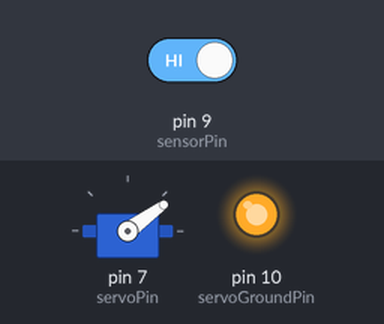
This sketch was run on a simulated Arduino Uno, built with avr-gcc and run on an emulated ATmega328P. Parts: servo, output pins drawn as LEDs (lit = HIGH). Inputs (shaded band) come from the test bench; at power-on: pin 9 (sensorPin) HIGH. The audio player accepts every command and is not drawn.

Above: at 1.2 s.
1.3 s: pin 9 (sensorPin) driven LOW
At 2.25 s:
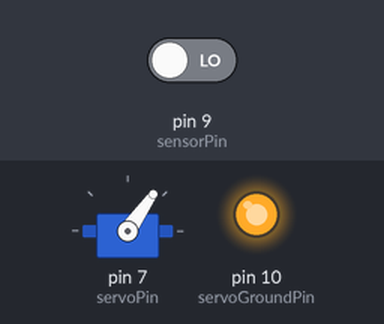
At 4.2 s:
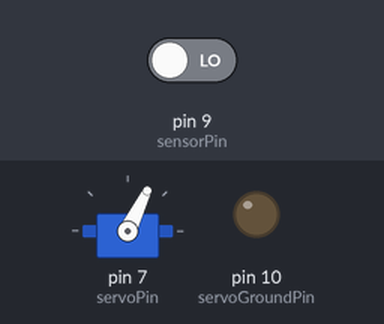
Timing chart, 0 to 5.7 s (numbered marks = the images above; inputs shaded):
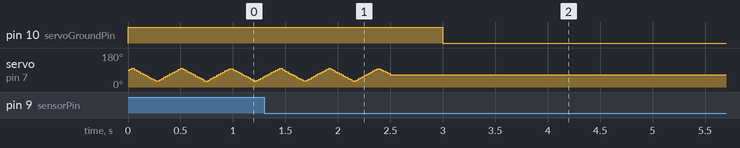

The sketch:

NadyasPickleRick.ino
```cpp
#include <Servo.h>
#include <SoftwareSerial.h>
#include <DFPlayer_Mini_Mp3.h>

SoftwareSerial mySerial(2, 3); // RX, TX

Servo myServo;

int servoPin = 7;
int servoGroundPin = 10;
int sensorPin = 9;

int numberOfTracks = 6;
long trackLengths[6] = {2500, 3500, 2500, 5500, 5500, 2500};
long lastTrackStartTime = 0;
int trackToPlay = 2;

void setup () {
  Serial.begin (9600);

  mySerial.begin (9600);
  mp3_set_serial (mySerial);  //set softwareSerial for DFPlayer-mini mp3 module
  mp3_set_volume (30); //0 - 30

  myServo.attach(servoPin);
  pinMode(sensorPin, INPUT_PULLUP);

  pinMode(servoGroundPin, OUTPUT);
  digitalWrite(servoGroundPin, LOW);

}


float ang = 90;
float minAng = 30, maxAng = 100, dAng = 0.03;
boolean allowMove = false;

void loop () {
  if (allowMove) {
    digitalWrite(servoGroundPin, HIGH);
    ang+=dAng;
    if(ang >= maxAng || ang <= minAng) dAng*=-1;
    myServo.write(int(ang));
  }
  else digitalWrite(servoGroundPin, LOW);

  //myServo.write(90);
  if(digitalRead(sensorPin)) {
    if(millis() - lastTrackStartTime > trackLengths[trackToPlay]) {
      startNewTrack(trackToPlay);
    }
    allowMove = true;
  }
  else {
    if(millis() - lastTrackStartTime > trackLengths[trackToPlay]) {
      mp3_pause();
      allowMove = false;
      lastTrackStartTime = 0;
      delay(500);
    }
  }
   /*
    mp3_play(3);
   delay (10000);
   mp3_play(2);
   delay (10000);
   */
}

void startNewTrack(int lastTrack) {
  //mp3_pause();
  //delay(500);

  //float r = int(trackToPlay+1) % numberOfTracks;
  float r = int(millis()%100 + analogRead(A3))%numberOfTracks;
  while (r == lastTrack) r = int(millis()%100 + analogRead(A3))%numberOfTracks;
  trackToPlay = int(r);

  mp3_play(trackToPlay + 101);
  lastTrackStartTime = millis();
  delay(500);
}
/*
   mp3_play ();   //start play
   mp3_play (5);  //play "mp3/0005.mp3"
   mp3_next ();   //play next
   mp3_prev ();   //play previous
   mp3_set_volume (uint16_t volume);  //0~30
   mp3_set_EQ (); //0~5
   mp3_pause ();
   mp3_stop ();
   void mp3_get_state ();   //send get state command
   void mp3_get_volume ();
   void mp3_get_u_sum ();
   void mp3_get_tf_sum ();
   void mp3_get_flash_sum ();
   void mp3_get_tf_current ();
   void mp3_get_u_current ();
   void mp3_get_flash_current ();
   void mp3_single_loop (boolean state);  //set single loop
   void mp3_DAC (boolean state);
   void mp3_random_play ();
 */
```

Measured:
- after the input at 1.3 s, pin 10 (servoGroundPin): HIGH → LOW after 1.7 s
